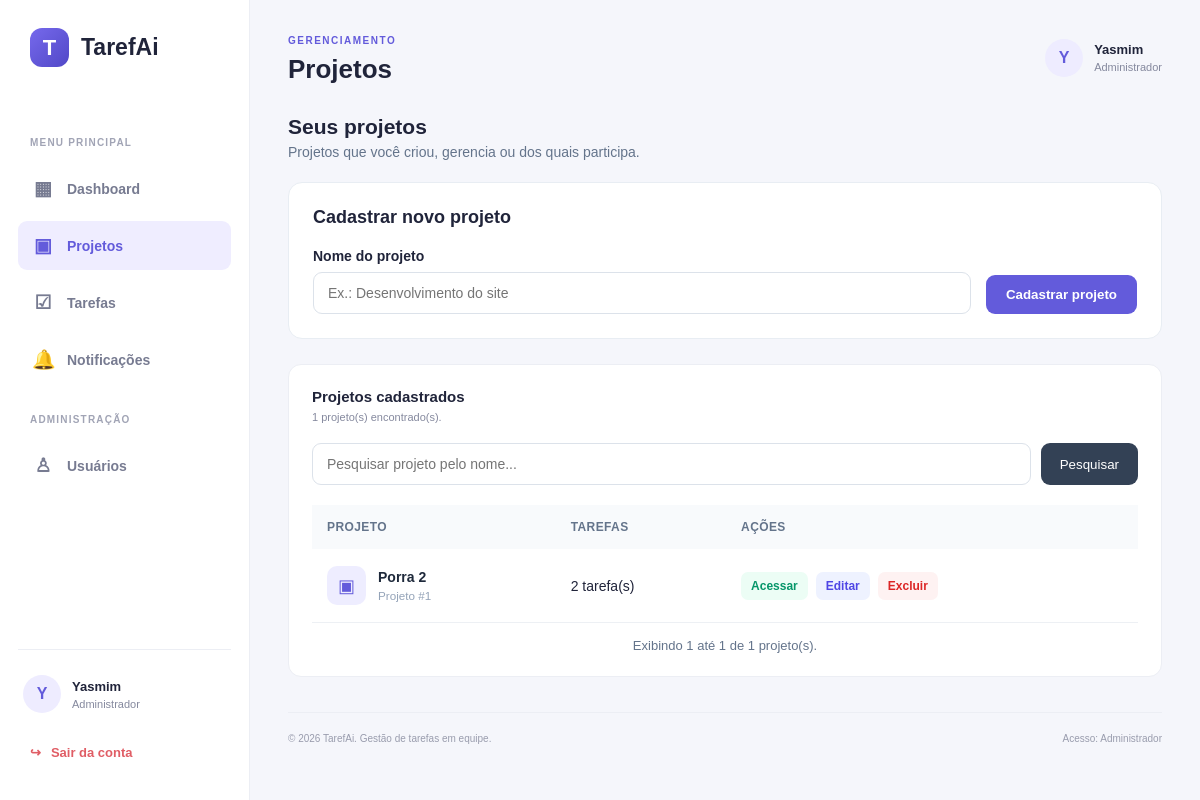
Screenshot of /pages/projetos.php (signed in) with the database file from the repository.
### tables this page shows
CREATE TABLE `projetos` (
  `id` int(11) NOT NULL AUTO_INCREMENT,
  `nome` varchar(150) NOT NULL,
  `id_usuario_criador` int(11) NOT NULL,
  PRIMARY KEY (`id`),
  KEY `id_usuario_criador` (`id_usuario_criador`),
  CONSTRAINT `projetos_ibfk_1` FOREIGN KEY (`id_usuario_criador`) REFERENCES `usuarios` (`id`)
);

### pages/projetos.php (the view, shortened to what this page needs)
<?php
require_once $_SERVER['DOCUMENT_ROOT'] . '/TarefAi/lib/database/connection.php';
$usuarioId = (int) $_SESSION['usuario_id'];
$nomeUsuario = $_SESSION['nome'] ?? 'Usuário';
$isAdmin = (($_SESSION['role'] ?? '') === 'admin');
function escapar($valor): string
{
    return htmlspecialchars((string) $valor, ENT_QUOTES, 'UTF-8');
}
$filtroProjetos = "(
    p.id_usuario_criador = ?
    OR EXISTS (
        SELECT 1
        FROM gestores_projeto gp
        WHERE gp.id_projeto = p.id
          AND gp.id_usuario = ?
    )
    OR EXISTS (
        SELECT 1
        FROM participantes_projeto pp
        WHERE pp.id_projeto = p.id
          AND pp.id_usuario = ?
    )
)";
$parametrosAcesso = [
    $usuarioId,
    $usuarioId,
    $usuarioId
];
$projetoEdicao = null;
$nomeFormulario = '';
$busca = trim((string) ($_GET['busca'] ?? ''));
$pagina = filter_input(INPUT_GET, 'pagina', FILTER_VALIDATE_INT);
$pagina = max(1, (int) $pagina);
$limite = 10;
$totalProjetos = 0;
$offset = 0;
$projetos = [];
try {
    $filtroBusca = '';
    $parametrosConsulta = $parametrosAcesso;
    $stmt = $pdo->prepare(
        "SELECT COUNT(*)
         FROM projetos p
         WHERE $filtroProjetos
         $filtroBusca"
    );
    $stmt->execute($parametrosConsulta);
    $totalProjetos = (int) $stmt->fetchColumn();
    $totalPaginas = max(
        1,
        (int) ceil($totalProjetos / $limite)
    );
    $pagina = min($pagina, $totalPaginas);
    $offset = ($pagina - 1) * $limite;
    $sql = "SELECT
                p.id,
                p.nome,
                p.id_usuario_criador,
                (
                    SELECT COUNT(*)
                    FROM tarefas t
                    WHERE t.id_projeto = p.id
                ) AS total_tarefas,
                CASE
                    WHEN p.id_usuario_criador = ?
                    OR EXISTS (
                        SELECT 1
                        FROM gestores_projeto gp
                        WHERE gp.id_projeto = p.id
                          AND gp.id_usuario = ?
                    )
                    THEN 1
                    ELSE 0
                END AS pode_gerenciar
            FROM projetos p
            WHERE $filtroProjetos
            $filtroBusca
            ORDER BY p.id DESC
            LIMIT $limite OFFSET $offset";
    $stmt = $pdo->prepare($sql);
    $stmt->execute(
        array_merge(
            [$usuarioId, $usuarioId],
            $parametrosConsulta
        )
    );
    $projetos = $stmt->fetchAll(PDO::FETCH_ASSOC);
} catch (PDOException $e) {
    error_log($e->getMessage());
    $erro = 'Não foi possível carregar os projetos. Confirme se a tabela participantes_projeto existe.';
    $projetos = [];
}
?>
<!DOCTYPE html>
<html lang="pt-BR">
<head>
    <link rel="stylesheet" href="../css/dashboard.css">
</head>
<body>
<div class="dashboard-container">
    <?php
        require_once $_SERVER['DOCUMENT_ROOT'] . '/TarefAi/components/sidebar.php';
    ?>
    <main class="main-content">
        <header class="topbar">
            <div>
                <span class="topbar-label">GERENCIAMENTO</span>
                <h1>Projetos</h1>
            </div>
            <div class="topbar-user">
                <div class="topbar-avatar">
                    <?= escapar(strtoupper(substr($nomeUsuario, 0, 1))) ?>
                </div>
                <div>
                    <strong><?= escapar($nomeUsuario) ?></strong>
                    <span>
                        <?= $isAdmin ? 'Administrador' : 'Usuário comum' ?>
                    </span>
                </div>
            </div>
        </header>
        <section class="projects-toolbar">
            <div>
                <h2>Seus projetos</h2>
                <p>
                    Projetos que você criou, gerencia ou dos quais participa.
                </p>
            </div>
        </section>
        <section class="project-form-card" id="formulario">
            <h3>
                <?= $projetoEdicao ? 'Editar projeto' : 'Cadastrar novo projeto' ?>
            </h3>
            <form method="POST" class="project-form">
                <div class="form-group">
                    <label for="nome">Nome do projeto</label>
                    <input
                        type="text"
                        name="nome"
                        id="nome"
                        maxlength="150"
                        placeholder="Ex.: Desenvolvimento do site"
                        value="<?= escapar($projetoEdicao['nome'] ?? $nomeFormulario) ?>"
                        required
                    >
                </div>
                <div class="form-actions">
                    <button type="submit" class="btn-submit">
                        <?= $projetoEdicao ? 'Salvar alterações' : 'Cadastrar projeto' ?>
                    </button>
                </div>
            </form>
        </section>
        <section class="content-card">
            <div class="card-header">
                <div>
                    <h3>Projetos cadastrados</h3>
                    <p>
                        <?= $totalProjetos ?> projeto(s) encontrado(s).
                    </p>
                </div>
            </div>
            <form method="GET" class="search-form">
                <input
                    type="search"
                    name="busca"
                    placeholder="Pesquisar projeto pelo nome..."
                    value="<?= escapar($busca) ?>"
                >
                <button type="submit" class="btn-search">
                    Pesquisar
                </button>
            </form>
            <div class="projects-table-wrapper">
                <table class="projects-table">
                    <thead>
                        <tr>
                            <th>Projeto</th>
                            <th>Tarefas</th>
                            <th>Ações</th>
                        </tr>
                    </thead>
                    <tbody>
                        <?php if (!$projetos): ?>
                            <tr>
                                <td colspan="3">
                                    <div class="empty-state">
                                        <span>▣</span>
                                        <p>
                                            <?= $busca !== ''
                                                ? 'Nenhum projeto encontrado para essa pesquisa.'
                                                : 'Nenhum projeto cadastrado.' ?>
                                        </p>
                                    </div>
                                </td>
                            </tr>
                        <?php else: ?>
                            <?php foreach ($projetos as $projeto): ?>
                                <?php
                                $totalTarefasProjeto = (int) $projeto['total_tarefas'];
                                ?>
                                <tr>
                                    <td>
                                        <div class="project-name">
                                            <div class="project-name-icon">
                                                ▣
                                            </div>
                                            <div>
                                                <strong>
                                                    <?= escapar($projeto['nome']) ?>
                                                </strong>
                                                <small>
                                                    Projeto #<?= (int) $projeto['id'] ?>
                                                </small>
                                            </div>
                                        </div>
                                    </td>
                                    <td>
                                        <?= $totalTarefasProjeto ?> tarefa(s)
                                    </td>
                                    <td>
                                        <div class="project-actions">
                                            <a
                                                href="projeto.php?id=<?= (int) $projeto['id'] ?>"
                                                class="action-link action-access"
                                            >
                                                Acessar
                                            </a>
                                            <?php if ((int) $projeto['pode_gerenciar'] === 1): ?>
                                                <a
                                                    href="projetos.php?editar=<?= (int) $projeto['id'] ?>#formulario"
                                                    class="action-link action-edit"
                                                >
                                                    Editar
                                                </a>
                                                <form
                                                    method="POST"
                                                    class="delete-form"
                                                    onsubmit="return confirm('Tem certeza de que deseja excluir este projeto? Todas as tarefas e categorias relacionadas também serão excluídas.');"
                                                >
                                                    <button
                                                        type="submit"
                                                        class="action-link action-delete"
                                                    >
                                                        Excluir
                                                    </button>
                                                </form>
                                            <?php else: ?>
                                                <span class="permission-label">
                                                    Participante
                                                </span>
                                            <?php endif; ?>
                                        </div>
                                    </td>
                                </tr>
                            <?php endforeach; ?>
                        <?php endif; ?>
                    </tbody>
                </table>
            </div>
            <p class="pagination-info">
                <?php if ($totalProjetos > 0): ?>
                    Exibindo
                    <?= min($offset + 1, $totalProjetos) ?>
                    até
                    <?= min($offset + $limite, $totalProjetos) ?>
                    de
                    <?= $totalProjetos ?>
                    projeto(s).
                <?php else: ?>
                    Nenhum resultado para exibir.
                <?php endif; ?>
            </p>
        </section>
        <footer class="dashboard-footer">
            <span>
                © <?= date('Y') ?> TarefAi. Gestão de tarefas em equipe.
            </span>
            <span>
                Acesso: <?= $isAdmin ? 'Administrador' : 'Usuário comum' ?>
            </span>
        </footer>
    </main>
</div>
</body>
</html>

### css/dashboard.css (style rules this page uses)
* { margin: 0; padding: 0; box-sizing: border-box; }
:root { --primary: #635bdb; --primary-dark: #5148c7; --background: #f5f6fb; --white: #ffffff; --text: #20243a; --text-light: #85899e; --border: #eceef4; --green: #16a779; --orange: #ed9c45; --blue: #4489e8; --purple: #8067df; }
body { font-family: Arial, Helvetica, sans-serif; background: var(--background); color: var(--text); }
a { text-decoration: none; color: inherit; }
.dashboard-container { display: flex; min-height: 100vh; }
.main-content { flex: 1; min-width: 0; padding: 30px 38px; }
.topbar { display: flex; align-items: center; justify-content: space-between; margin-bottom: 30px; }
.topbar-label { font-size: 10px; font-weight: 800; color: var(--primary); letter-spacing: 1.5px; }
.topbar h1 { font-size: 26px; margin-top: 6px; }
.topbar-user { display: flex; align-items: center; gap: 11px; }
.topbar-avatar { width: 38px; height: 38px; border-radius: 50%; background: #eeecff; color: var(--primary); display: flex; justify-content: center; align-items: center; font-weight: 800; }
.topbar-user > div:last-child { display: flex; flex-direction: column; gap: 4px; }
.topbar-user strong { font-size: 13px; }
.topbar-user span { font-size: 11px; color: var(--text-light); }
.content-card { background: var(--white); border: 1px solid var(--border); border-radius: 13px; padding: 23px; min-width: 0; }
.card-header { display: flex; justify-content: space-between; align-items: center; gap: 12px; margin-bottom: 20px; }
.card-header h3 { font-size: 15px; margin-bottom: 6px; }
.card-header p { font-size: 11px; color: var(--text-light); }
.dashboard-footer { display: flex; justify-content: space-between; gap: 15px; margin-top: 35px; padding: 20px 0; border-top: 1px solid var(--border); font-size: 10px; color: #999cad; }

### pages/projetos.php (style rules this page uses)
.projects-toolbar { display: flex; align-items: center; justify-content: space-between; gap: 20px; margin: 30px 0 22px; flex-wrap: wrap; }
.projects-toolbar h2 { font-size: 21px; margin-bottom: 5px; }
.projects-toolbar p { color: #64748b; font-size: 14px; }
.project-form-card { background: #fff; border-radius: 14px; padding: 24px; margin-bottom: 25px; border: 1px solid #e8edf3; }
.project-form-card h3 { font-size: 18px; margin-bottom: 20px; }
.project-form { display: flex; align-items: flex-end; gap: 15px; }
.project-form .form-group { flex: 1; }
.project-form label { display: block; margin-bottom: 8px; font-size: 14px; font-weight: 600; }
.project-form input, .search-form input { width: 100%; padding: 12px 14px; border: 1px solid #dce2ea; border-radius: 9px; outline: none; font-size: 14px; }
.form-actions, .project-actions { display: flex; align-items: center; gap: 8px; }
.btn-submit { background: #635bdb; color: #fff; border: 0; border-radius: 9px; padding: 12px 20px; cursor: pointer; font-weight: 600; }
.search-form { display: flex; gap: 10px; margin-bottom: 20px; }
.search-form input { flex: 1; min-width: 0; }
.btn-search { background: #334155; color: #fff; border: 0; padding: 12px 19px; border-radius: 9px; cursor: pointer; }
.projects-table-wrapper { overflow-x: auto; }
.projects-table { width: 100%; border-collapse: collapse; min-width: 560px; }
.projects-table th { background: #f8fafc; color: #64748b; text-align: left; font-size: 12px; text-transform: uppercase; letter-spacing: .4px; padding: 15px; }
.projects-table td { padding: 17px 15px; border-bottom: 1px solid #edf0f4; font-size: 14px; }
.project-name { display: flex; align-items: center; gap: 12px; }
.project-name-icon { width: 39px; height: 39px; display: flex; align-items: center; justify-content: center; border-radius: 10px; background: #eeedff; color: #635bdb; font-size: 18px; }
.project-name strong { color: #1e293b; }
.project-name small { display: block; color: #94a3b8; margin-top: 4px; }
.action-link { display: inline-block; padding: 7px 10px; border-radius: 7px; text-decoration: none; font-size: 12px; font-weight: 600; }
.action-access { background: #ecfdf5; color: #059669; }
.action-edit { background: #eef2ff; color: #4f46e5; }
.action-delete { background: #fef2f2; color: #dc2626; border: 0; cursor: pointer; }
.delete-form { display: inline; }
.pagination-info { color: #64748b; text-align: center; font-size: 13px; margin-top: 15px; }

### rows the page displays
projetos: nome "Porra 2", id "1", totalTarefasProjeto "2"

### other values shown
sidebarEscapar($sidebarPrimeiraLetra) "Y"
sidebarEscapar($sidebarNomeUsuario) "Yasmim"
escapar(strtoupper(substr($nomeUsuario, 0, 1))) "Y"
escapar($nomeUsuario) "Yasmim"
$totalProjetos "1"
min($offset + 1, $totalProjetos) "1"
min($offset + $limite, $totalProjetos) "1"
